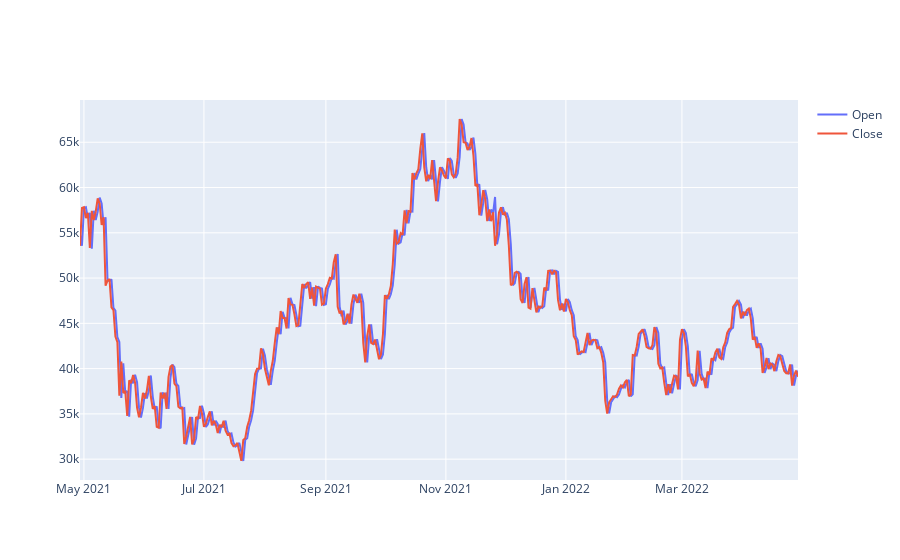

The notebook cell this image was saved under:
### Code cell
fig = go.Figure()

fig.add_trace(go.Scatter(x = df['Date'], y = df['Open'], name = 'Open'))
fig.add_trace(go.Scatter(x = df['Date'], y = df['Close'], name = 'Close'))

### Figure 1 — Plotly figure (JSON) as saved in the notebook; plotly's stock layout.template omitted (floating-point values rounded to 4 significant figures; data arrays with more than 128 entries replaced by an {"elided": "..."} marker saying what was removed)
{"data": [{"name": "Open", "type": "scatter", "x": {"elided": "366 str values"}, "y": {"elided": "366 float values"}}, {"name": "Close", "type": "scatter", "x": {"elided": "366 str values"}, "y": {"elided": "366 float values"}}], "layout": {}}
